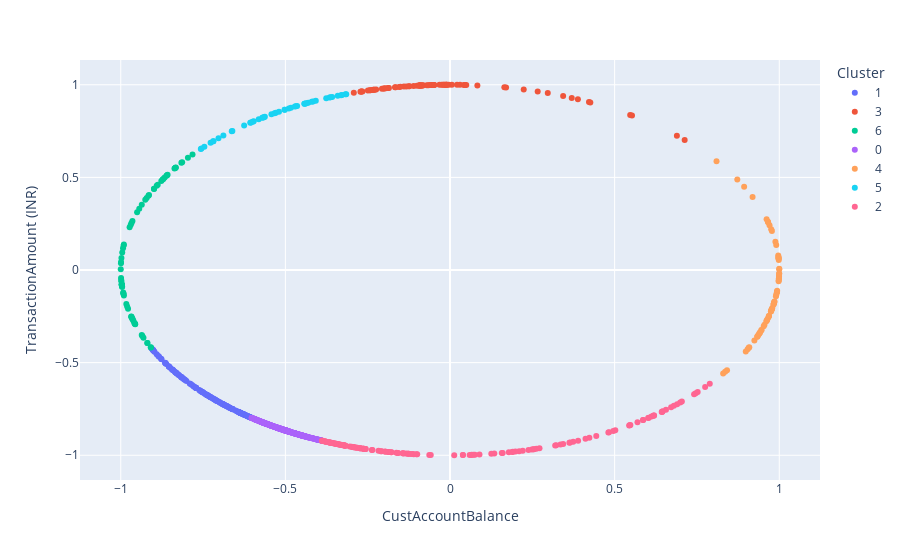

The code cell stored with this chart in its notebook:
### Code cell
import plotly.express as px
gmm = GaussianMixture(n_components=7)
gmm.fit(X)
clusters_identificados = gmm.predict(X)
datos_con_clusters = data
datos_con_clusters['CustAccountBalance'] = X.T[0]
datos_con_clusters['TransactionAmount (INR)'] = X.T[1]
datos_con_clusters['Cluster'] = clusters_identificados
datos_con_clusters["Cluster"] = datos_con_clusters["Cluster"].astype("category")

fig = px.scatter(
    datos_con_clusters, 
    x = "CustAccountBalance", 
    y = "TransactionAmount (INR)", 
    color = "Cluster",
)
fig.show()

score = davies_bouldin_score(X, clusters_identificados)
print("Métrica Davies-Bouldin:", score)

score = calinski_harabasz_score(X, clusters_identificados) 
print("Métrica Calinski Harabasz:", score)
